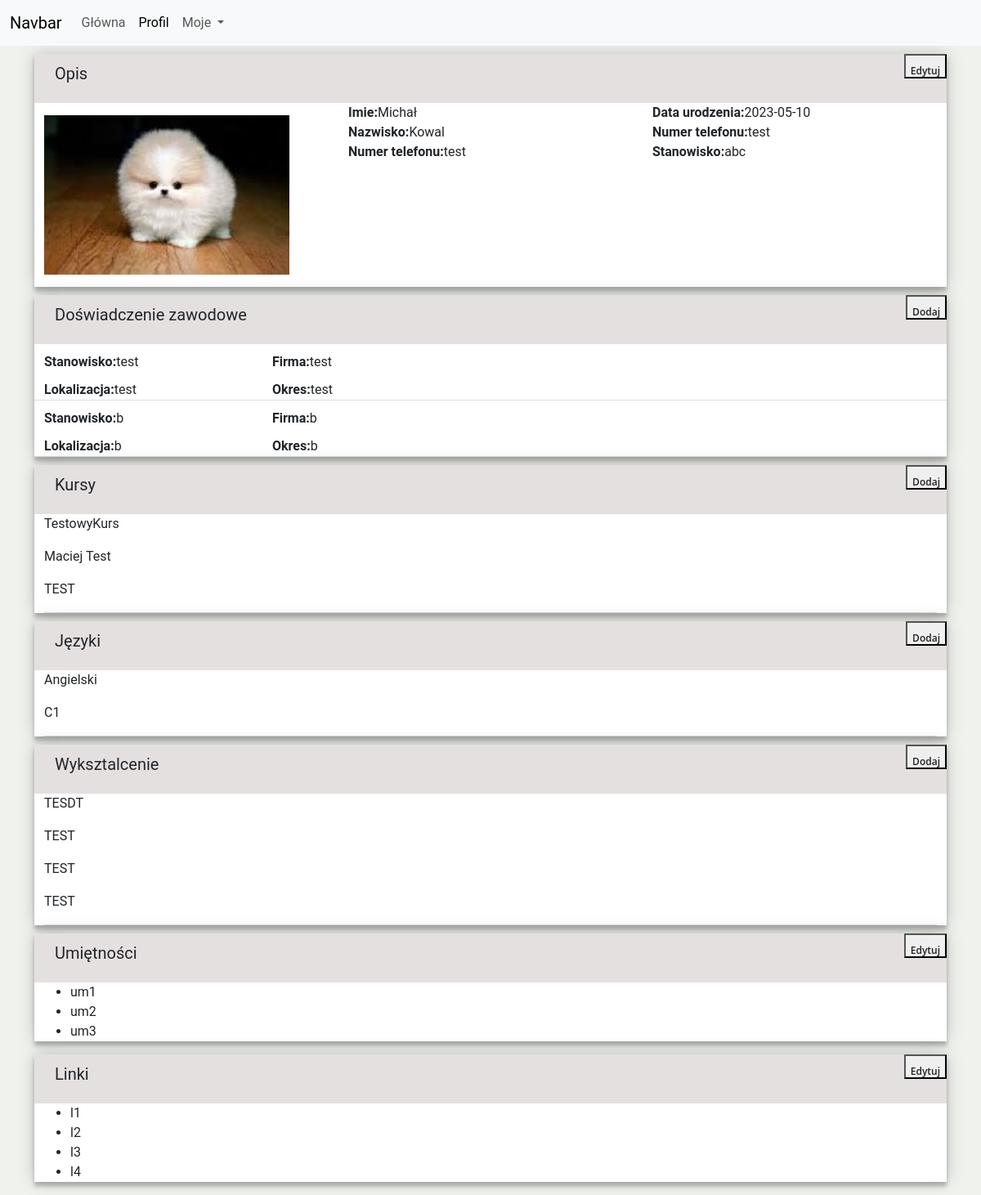
The page /userProfile.php (signed in) on the database its author committed.
### tables this page shows
CREATE TABLE `uzytkownicy` (
  `Id` int(11) NOT NULL,
  `Imie` varchar(24) NOT NULL,
  `Nazwisko` varchar(24) NOT NULL,
  `Data_ur` varchar(24) NOT NULL,
  `Type` int(11) NOT NULL,
  `Email` varchar(50) NOT NULL,
  `Haslo` varchar(24) NOT NULL,
  `Numer_tel` varchar(16) NOT NULL,
  `Profil_img` varchar(100) NOT NULL,
  `Stanowisko` varchar(50) NOT NULL,
  `Zamieszkanie` varchar(24) NOT NULL,
  `Podsumowanie` varchar(240) NOT NULL,
  `Doswiadczenie_id` int(11) NOT NULL,
  `Wyksztalcenie_id` int(11) NOT NULL,
  `Jezyki_id` int(11) NOT NULL,
  `Umietnosci` varchar(240) NOT NULL,
  `Kursy_id` int(11) NOT NULL,
  `Linki` varchar(100) NOT NULL
);

CREATE TABLE `doswiadczenie` (
  `Id` int(11) NOT NULL,
  `User_id` int(11) NOT NULL,
  `Stanowisko` varchar(50) NOT NULL,
  `Lokalizacja` varchar(50) NOT NULL,
  `Firma` varchar(24) NOT NULL,
  `Okres` varchar(24) NOT NULL
);

CREATE TABLE `kursy` (
  `Id` int(11) NOT NULL,
  `User_id` int(11) NOT NULL,
  `Nazwa` varchar(24) NOT NULL,
  `Organizator` varchar(24) NOT NULL,
  `Okres` varchar(24) NOT NULL
);

CREATE TABLE `jezyki` (
  `Id` int(11) NOT NULL,
  `User_id` int(11) NOT NULL,
  `Jezyk` varchar(16) NOT NULL,
  `Poziom` varchar(16) NOT NULL
);

CREATE TABLE `wyksztalcenie` (
  `Id` int(11) NOT NULL,
  `User_id` int(11) NOT NULL,
  `Szkola` varchar(24) NOT NULL,
  `Poziom` varchar(24) NOT NULL,
  `Kierunek` varchar(24) NOT NULL,
  `Okres` varchar(24) NOT NULL
);

### UserProfileDisplay/displayDoswiadczenie.php (the view, shortened to what this page needs)
<link href="userProfile.css" rel="stylesheet">
<?php
$connect=new mysqli('localhost', 'root', '', 'system_ogloszen');
$user_id = $_SESSION['zalogowany'];
$q="SELECT * FROM doswiadczenie WHERE User_id = $user_id";
    $result=$connect->query($q);
            while($row=$result->fetch_object())
                {
                echo<<<html
                    <div class="row display">
                        <div class="col-sm-3 col-xs-12">
                            <label class="prefix">Stanowisko:</label><label>$row->Stanowisko</label><br>
                            <label class="prefix">Lokalizacja:</label><label>$row->Lokalizacja</label>
                        </div>
                        <div class="col-sm-3 col-xs-12">
                            <label class="prefix">Firma:</label><label>$row->Firma</label><br>
                            <label class="prefix">Okres:</label><label>$row->Okres</label>
                        </div>
                    </div>
                html;
                }
?>

### UserProfileDisplay/displayOpis.php (shortened to what this page needs)
<link href="userProfile.css" rel="stylesheet">
<?php
$connect=new mysqli('localhost', 'root', '', 'system_ogloszen');
$user_id = $_SESSION['zalogowany'];
$q="SELECT * FROM uzytkownicy WHERE Id = $user_id";
    $result=$connect->query($q);
            while($row=$result->fetch_object())
                {
                echo<<<html
                <div class="row">
                <div class="col-sm-4 col-xs-12">
                <img src="test.jpg" class="img-fluid" alt="UserPhoto">
                </div>
                <div class="col-sm-4 col-xs-6 text-left">
                <label class="prefix">Imie:</label><label id="imie">$row->Imie</label><br>
                <label class="prefix">Nazwisko:</label><label id="nazwisko">$row->Nazwisko</label><br>
                <label class="prefix">Numer telefonu:</label><label id="numer">$row->Numer_tel</label>
                </div>
                <div class="col-sm-4 col-xs-6 text-left">
                <label class="prefix">Data urodzenia:</label><label id="data_ur">$row->Data_ur</label><br>
                <label class="prefix">Numer telefonu:</label><label id="numer">$row->Numer_tel</label><br>
                <label class="prefix">Stanowisko:</label><label id="akt_stanowisko">$row->Stanowisko</label>
                </div>
                </div>
                html;
                }
?>

### UserProfileDisplay/displayKursy.php (shortened to what this page needs)
<link href="userProfile.css" rel="stylesheet">
<?php
$connect=new mysqli('localhost', 'root', '', 'system_ogloszen');
$user_id = $_SESSION['zalogowany'];
$q="SELECT * FROM kursy WHERE User_id = $user_id";
    $result=$connect->query($q);
            while($row=$result->fetch_object())
                {
                echo<<<html
                    <div class="display">
                        <p>$row->Nazwa</p>
                        <p>$row->Organizator</p>
                        <p>$row->Okres</p>
                    </div>
                html;
                }
?>

### UserProfileDisplay/displayJezyki.php (shortened to what this page needs)
<link href="userProfile.css" rel="stylesheet">
<?php
$connect=new mysqli('localhost', 'root', '', 'system_ogloszen');
$user_id = $_SESSION['zalogowany'];
$q="SELECT * FROM jezyki WHERE User_id = $user_id";
    $result=$connect->query($q);
            while($row=$result->fetch_object())
                {
                echo<<<html
                    <div class="display">
                        <p>$row->Jezyk</p>
                        <p>$row->Poziom</p>
                    </div>
                html;
                }
?>

### UserProfileDisplay/displayWyksztalcenie.php (shortened to what this page needs)
<link href="userProfile.css" rel="stylesheet">
<?php
$connect=new mysqli('localhost', 'root', '', 'system_ogloszen');
$user_id = $_SESSION['zalogowany'];
$q="SELECT * FROM wyksztalcenie WHERE User_id = $user_id";
    $result=$connect->query($q);
            while($row=$result->fetch_object())
                {
                echo<<<html
                    <div class="display">
                        <p>$row->Szkola</p>
                        <p>$row->Poziom</p>
                        <p>$row->Kierunek</p>
                        <p>$row->Okres</p>
                    </div>
                html;
                }
?>

### UserProfileDisplay/displayUmietnosci.php (shortened to what this page needs)
<link href="userProfile.css" rel="stylesheet">
<?php
$connect=new mysqli('localhost', 'root', '', 'system_ogloszen');
$user_id = $_SESSION['zalogowany'];
$q="SELECT * FROM uzytkownicy WHERE Id = $user_id";
    $result=$connect->query($q);
            while($row=$result->fetch_object())
                {
                $text = $row->Umietnosci;
                $ar = explode(",", $text);
                for($i = 0; $i < count($ar); $i++){
                    echo "<li>".$ar[$i]."</li>";
                }
                }
?>

### UserProfileDisplay/displayLinki.php (shortened to what this page needs)
<link href="userProfile.css" rel="stylesheet">
<?php
$connect=new mysqli('localhost', 'root', '', 'system_ogloszen');
$user_id = $_SESSION['zalogowany'];
$q="SELECT * FROM uzytkownicy WHERE Id = $user_id";
    $result=$connect->query($q);
            while($row=$result->fetch_object())
                {
                $text = $row->Linki;
                $ar = explode(",", $text);
                for($i = 0; $i < count($ar); $i++){
                    echo "<li>".$ar[$i]."</li>";
                }
                }
?>

### userProfile.css (style rules this page uses)
body { background: rgb(239, 242, 237); font-family: "Roboto", sans-serif; -webkit-font-smoothing: antialiased; -moz-osx-font-smoothing: grayscale; }
.display { border-bottom: solid gainsboro 1px; }
.prefix { font-weight: bold; }
.display label { margin-top: 10px; }
img { width: 300px; height: 300px; margin-top: 15px; margin-bottom: 15px; }

### rows shown on the page
uzytkownicy: Imie "Michał", Nazwisko "Kowal", Numer_tel "test", Data_ur "2023-05-10", Stanowisko "abc", Umietnosci "um1", Umietnosci "um2", Umietnosci "um3", Linki "l1", Linki "l2", Linki "l3", Linki "l4"
doswiadczenie: Stanowisko "test", Lokalizacja "test", Firma "test", Okres "test"
doswiadczenie: Stanowisko "b", Lokalizacja "b", Firma "b", Okres "b"
kursy: Nazwa "TestowyKurs", Organizator "Maciej Test", Okres "TEST"
jezyki: Jezyk "Angielski", Poziom "C1"
wyksztalcenie: Szkola "TESDT", Poziom "TEST", Kierunek "TEST", Okres "TEST"
